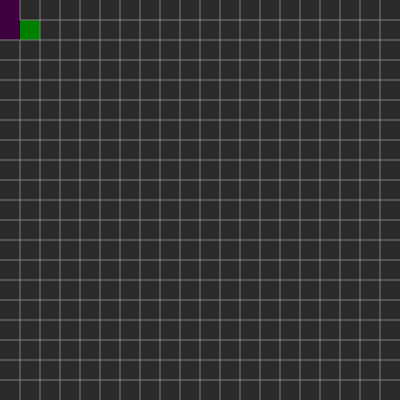
Frame 1 (no input)
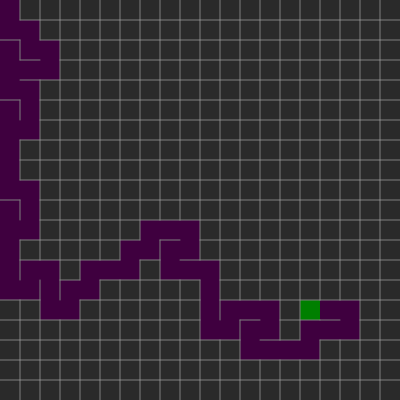
Frame 60 (no input)
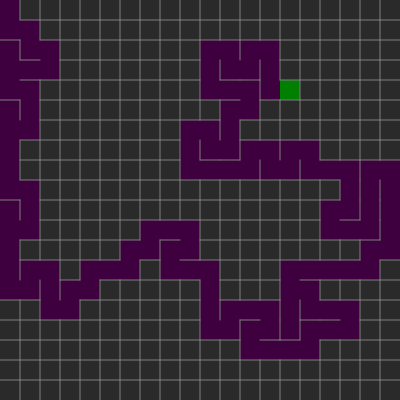
Frame 120 (the mouse pressed at the canvas centre since frame 60)

The p5.js sketch that drew these frames (run headless with seeded random() and noise() and a simulated clock; from frame 60 on, the mouse is pressed at the canvas centre):

// p5.js sketch
// ── sketch.js
const COLS = 20;
const ROWS = 20;
const SIZE = 20;

let wallsH = [];
let wallsV = [];

let generator = null;
let interval = null;

let game = null;

function setup() {
  createCanvas(SIZE * COLS, SIZE * ROWS);
  
  for (let c = 0; c < COLS; ++c) {
    let hCol = [];
    let vCol = [];
	  for (let r = 0; r < ROWS; ++r) {
      if (r < ROWS - 1) {
        hCol.push(new Wall(c, r, true));
      }
      if (c < COLS - 1) {
        vCol.push(new Wall(c, r, false));
      }
    }
    wallsH.push(hCol);
    wallsV.push(vCol);
  }
  
  generator = new MazeGenerator();
  generator.begin();
  interval = setInterval(generatorStep, 1);
}

function generatorStep() {
  if (generator.step()) {
    clearInterval(interval);
    interval = null;
    
    generator = null;
    game = new Game();
  }
}

function draw() {
  background(42);
  
  if (generator) {
	  generator.draw();
  }
  if (game) {
    game.draw();
  }
  
  stroke(127);
  for (let y = 0; y < ROWS; ++y) {
    for (let x = 0; x < COLS; ++x) {
      if (x < COLS - 1) {
        wallsV[x][y].draw();
      }
      if (y < ROWS - 1) {
        wallsH[x][y].draw();
      }
    }
  }
}

function keyPressed() {
  if (game) {
    game.keyPressed(keyCode);
  }
}

//****************************************
// GENERATOR

function MazeGenerator() {
  this.isRunning = false;
  this.current = null;
  this.cells = null;
  this.stack = null;
}

MazeGenerator.prototype.begin = function() {
  this.isRunning = true;
  
  for (let wall of wallsH) {
    wall.enabled = true;
  }
  for (let wall of wallsV) {
    wall.enabled = true;
  }

  this.current = createVector(0, 0); // Select a random start on the left
  this.stack = [this.current];
  
  this.cells = [];
  for (let x = 0; x < COLS; ++x) {
    let col = [];
    for (let y = 0; y < ROWS; ++y) {
      col.push(false);
    }
    this.cells.push(col);
  }
  
  this.cells[this.current.x][this.current.y] = true;
}

MazeGenerator.prototype.step = function() {
  if (this.isDone()) {
    this.isRunning = false;
    return true;
  }
  
  let neighbors = this.getValidNeighbors();
  
  if (neighbors.list.length) {
    let next = random(neighbors.list);
    this.stack.push(next.cell);
    this.current = next.cell;
    this.cells[next.cell.x][next.cell.y] = true;
    next.wall.enabled = false;
  } else {
    this.stack.splice(this.stack.length - 1, 1);
    this.current = this.stack[this.stack.length - 1];
  }
}

MazeGenerator.prototype.getValidNeighbors = function() {
  let neighbors = { list: [] };
  let c = this.current;
  this.validateNeighbor(neighbors, c.x - 1, c.y, wallsV, c.x - 1, c.y    );
  this.validateNeighbor(neighbors, c.x + 1, c.y, wallsV, c.x    , c.y    );
  this.validateNeighbor(neighbors, c.x, c.y - 1, wallsH, c.x    , c.y - 1);
  this.validateNeighbor(neighbors, c.x, c.y + 1, wallsH, c.x    , c.y    );
  return neighbors;
}

MazeGenerator.prototype.validateNeighbor = function(neighbors, x, y, walls, wallX, wallY) {
  if (x >= 0 && x < COLS && y >= 0 && y < ROWS && !this.cells[x][y]) {
    neighbors.list.push({
      cell: createVector(x, y),
      wall: walls[wallX][wallY]
    });
  }
}

MazeGenerator.prototype.isDone = function() {
  for (let x = 0; x < COLS; ++x) {
    for (let y = 0; y < ROWS; ++y) {
      if (!this.cells[x][y]) {
        return false;
      }
    }
  }
  
  return true;
}

MazeGenerator.prototype.draw = function() {
  if (this.isRunning) {
    noStroke();
    fill(63, 0, 63);
    for (let x = 0; x < COLS; ++x) {
      for (let y = 0; y < ROWS; ++y) {
        if (this.cells[x][y]) {
          rect(x * SIZE, y * SIZE, SIZE, SIZE);
        }
      }
    }
    
    fill(0, 127, 0);
    rect(this.current.x * SIZE, this.current.y * SIZE, SIZE, SIZE);
  }
}

//****************************************
// GAME

function Game() {
  this.entrance = createVector(0, 0);
  this.exit = createVector(COLS - 1, ROWS - 1);
  this.player = this.entrance.copy();
}

Game.prototype.keyPressed = function(keyCode) {
  let cell = this.player.copy();
  let wall = null;
  switch (keyCode) {
    case LEFT_ARROW:
      if (cell.x == 0) return;
      wall = wallsV[cell.x - 1][cell.y];
      --cell.x;
      break;
    case RIGHT_ARROW:
      if (cell.x == COLS - 1) return;
      wall = wallsV[cell.x][cell.y];
      ++cell.x;
      break;
    case UP_ARROW:
      if (cell.y == 0) return;
      wall = wallsH[cell.x][cell.y - 1];
      --cell.y;
      break;
    case DOWN_ARROW:
      if (cell.y == ROWS - 1) return;
      wall = wallsH[cell.x][cell.y];
      ++cell.y;
      break;
    default:
      return;
  }
  
  if (!wall.enabled) {
    this.player = cell.copy();
  }
}

Game.prototype.draw = function() {
  noStroke();
  
  fill(127, 63, 0);
  rect(this.entrance.x * SIZE, this.entrance.y * SIZE, SIZE, SIZE);
  
  fill(0, 127, 63);
  rect(this.exit.x * SIZE, this.exit.y * SIZE, SIZE, SIZE);
  
  fill(200, 200, 20);
  ellipse((this.player.x + 0.5) * SIZE, (this.player.y + 0.5) * SIZE, SIZE * 0.8);
}

//****************************************
// WALLS

function Wall(x, y, isHorizontal) {
  this.x = x;
  this.y = y;
  this.isHorizontal = isHorizontal;
  this.enabled = true;
}

Wall.prototype.draw = function() {
  if (this.enabled) {
    if (this.isHorizontal) {
      line(this.x * SIZE, (this.y + 1) * SIZE, (this.x + 1) * SIZE, (this.y + 1) * SIZE);
    } else {
      line((this.x + 1) * SIZE, this.y * SIZE, (this.x + 1) * SIZE, (this.y + 1) * SIZE);
    }
  }
}
